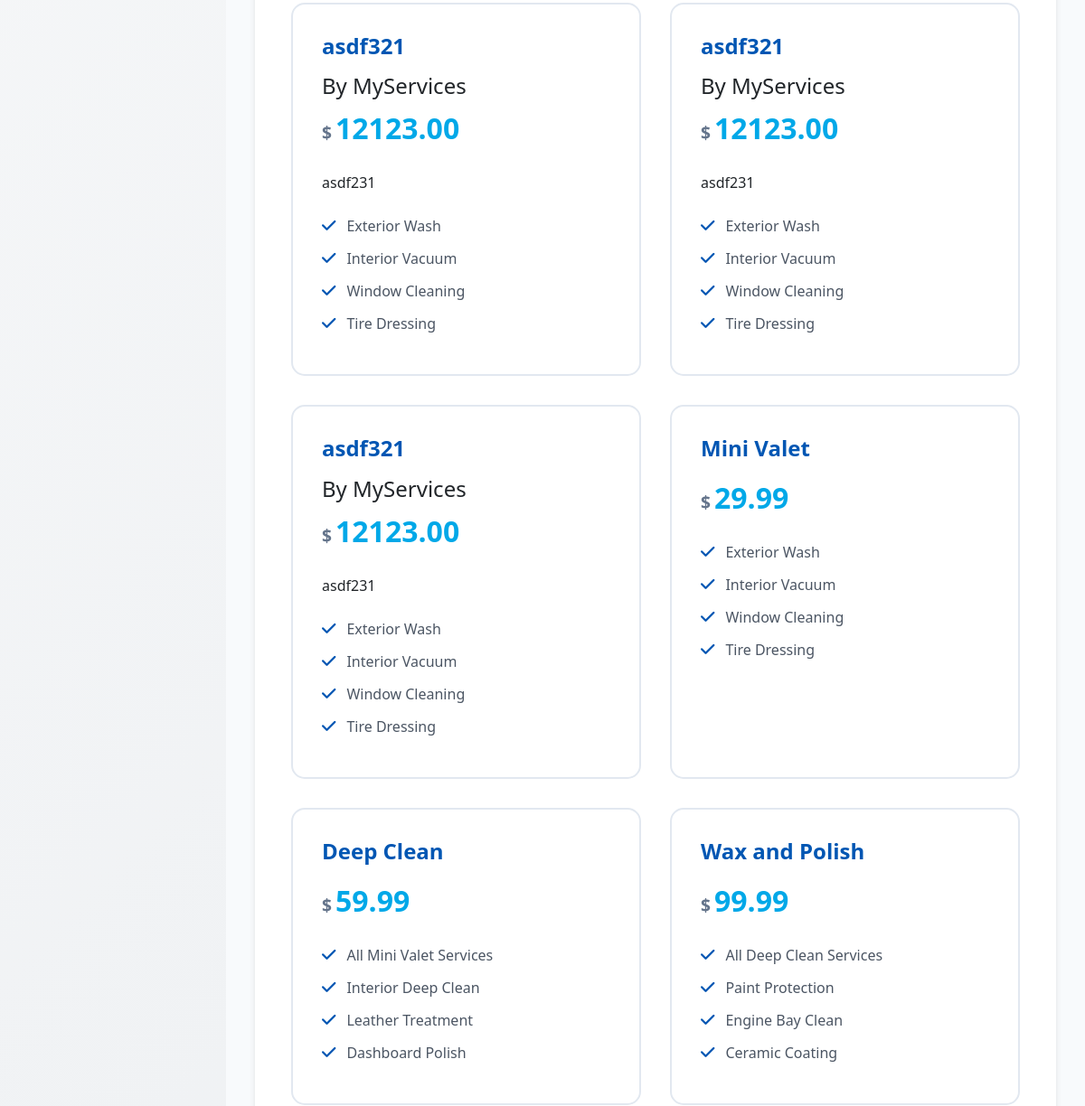
The page /dashboard/booking/ (signed in, middle part) on the database as committed earlier.
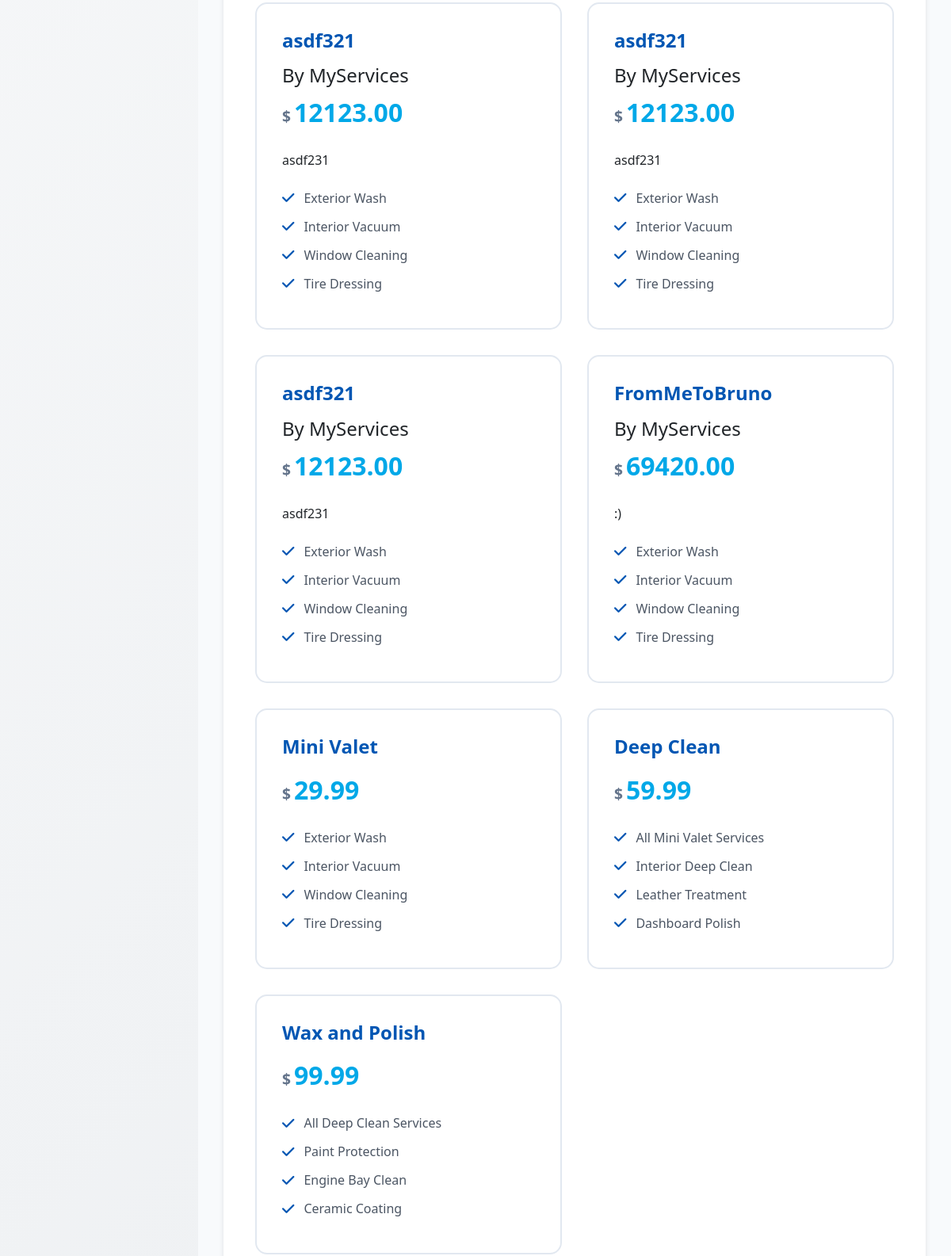
The same page on the database as committed later.
### powerwash/models.py (models this page shows, shortened)
class Service(models.Model):
    page = models.ForeignKey(ServicePage, on_delete=models.CASCADE)
    name = models.CharField(max_length=120)
    price = models.DecimalField(decimal_places=2, max_digits=20, default=0)
    description = models.TextField(max_length=500, default='this is a service from me to you')
    complete = models.BooleanField(default=False)

class ServicePage(models.Model):
    profile = models.ForeignKey(Profile, on_delete=models.CASCADE, default=None)
    title = models.CharField(max_length=120)
    description = models.TextField()

### powerwash/views.py (the view, shortened to what this page needs)
# urls.py: path('dashboard/booking/', views.booking_view, name='booking'),
@login_required
def booking_view(request):
    services = Service.objects.all()
    return render(request, 'dashboard/booking.html', {'services': services})

### powerwash/templates/dashboard/booking.html (shortened to what this page needs)
<!DOCTYPE html>
<html lang="en">
<head>
    {% load static %}
    <link rel="stylesheet" href="https://cdnjs.cloudflare.com/ajax/libs/font-awesome/6.0.0/css/all.min.css">
    <link href="https://cdn.jsdelivr.net/npm/bootstrap@5.3.0/dist/css/bootstrap.min.css" rel="stylesheet">
</head>
<body>
    <div class="dashboard-container">
        <main class="main-content">
            <form method="POST" class="booking-form-container">
                <div class="service-options">
                    {% for i in services %}
                        <div class="service-option" onclick="selectService(this, 'mini')">
                        <h3>{{ i.name }}</h3>
                        <h4>By {{ i.page.title }}</h4>
                        <div class="service-price">{{ i.price }}</div>
                        <div>{{ i.description }}</div>
                        <ul class="features-list">
                            <li><i class="fas fa-check"></i> Exterior Wash</li>
                            <li><i class="fas fa-check"></i> Interior Vacuum</li>
                            <li><i class="fas fa-check"></i> Window Cleaning</li>
                            <li><i class="fas fa-check"></i> Tire Dressing</li>
                        </ul>
                    </div>
                    {% endfor %}
                    <div class="service-option" onclick="selectService(this, 'mini')">
                        <h3>Mini Valet</h3>
                        <div class="service-price">29.99</div>
                        <ul class="features-list">
                            <li><i class="fas fa-check"></i> Exterior Wash</li>
                            <li><i class="fas fa-check"></i> Interior Vacuum</li>
                            <li><i class="fas fa-check"></i> Window Cleaning</li>
                            <li><i class="fas fa-check"></i> Tire Dressing</li>
                        </ul>
                    </div>
                    <div class="service-option" onclick="selectService(this, 'full')">
                        <h3>Deep Clean</h3>
                        <div class="service-price">59.99</div>
                        <ul class="features-list">
                            <li><i class="fas fa-check"></i> All Mini Valet Services</li>
                            <li><i class="fas fa-check"></i> Interior Deep Clean</li>
                            <li><i class="fas fa-check"></i> Leather Treatment</li>
                            <li><i class="fas fa-check"></i> Dashboard Polish</li>
                        </ul>
                    </div>
                    <div class="service-option" onclick="selectService(this, 'premium')">
                        <h3>Wax and Polish</h3>
                        <div class="service-price">99.99</div>
                        <ul class="features-list">
                            <li><i class="fas fa-check"></i> All Deep Clean Services</li>
                            <li><i class="fas fa-check"></i> Paint Protection</li>
                            <li><i class="fas fa-check"></i> Engine Bay Clean</li>
                            <li><i class="fas fa-check"></i> Ceramic Coating</li>
                        </ul>
                    </div>
                </div>
            </form>
        </main>
    </div>
</body>
</html>

Rows that differ between the two databases and show on the page:
added Service: name "FromMeToBruno", page "MyServices", price "69420.00", description ":)"
